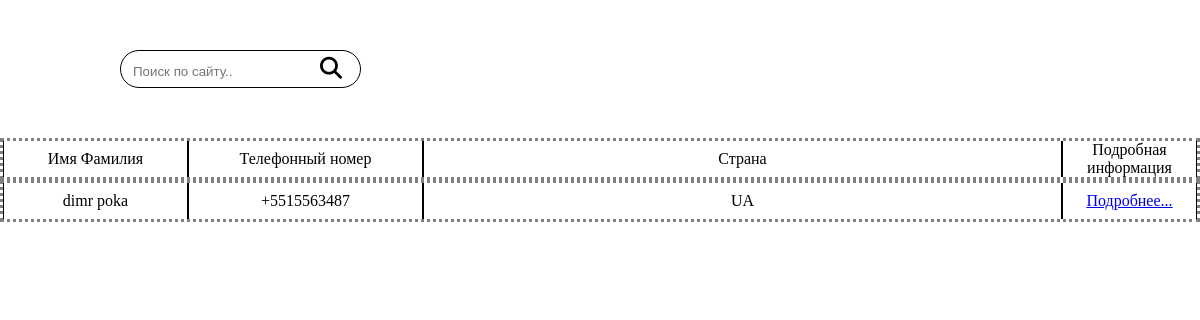
Before: / with the older database file.
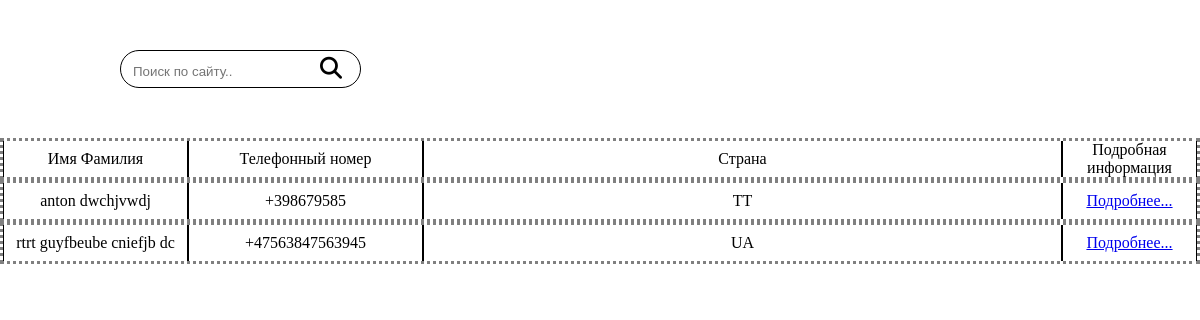
After: the same page with the newer database file.
### core/models.py (models this page shows, shortened)
class Record(models.Model):
    name = models.CharField('Имя', max_length=100, unique=True)
    last_name = models.CharField('Фамилия', max_length=100, unique=True)
    country = CountryField('Страна', default='UA', blank=True, null=True)
    city = models.CharField('Город', max_length=100, blank=True, null=True)
    street = models.CharField('Улица', max_length=100, blank=True, null=True)
    phone_regex = RegexValidator(regex=r'^\+?1?\d{9,15}$', message="Телефонный номер должен быть в формате: '+999999999'. Допускается до 15 цифр.")
    phone_number = models.CharField('Телефонный номер', validators=[phone_regex], max_length=17) # валидатор должен быть списком    URL (опциональное поле, с валидацией)
    created = models.DateTimeField('Запись добавлена', default=timezone.now)
    is_active = models.BooleanField(default=True, verbose_name='Видимость для пользователя')
    class Meta:
        verbose_name = 'Запись в адресной книге'
        verbose_name_plural = 'Записи в адресной книге'

### core/views.py (the view)
# urls.py: 2. Add a URL to urlpatterns:  path('', views.home, name='home')
def home(request):
    record_list = Record.objects.filter(is_active=True).order_by('-created')
    if request.method == 'POST':
        form = RecordForm(request.POST)
        if form.is_valid():
            form.save()
    else:
        form = RecordForm()
    return render(request, 'records/records_list.html', locals())

### core/forms.py
class RecordForm(ModelForm):
    name = forms.CharField(label='Имя')
    city = forms.CharField(label='Город')
    street = forms.CharField(label='Улица')
    phone_number = forms.CharField(label='Телефонный номер')
    class Meta:
        model = Record
        fields = ['name',
                  'country', 'city', 'street',
                  'phone_number']

### templates/records/records_list.html (shortened to what this page needs)
{% extends 'base.html' %}
{% block content %}
    <div class="table">
        <div class="header">
            <div class="search">
                <form action="{% url 'search_results' %}" id="search">
                    <input type="search" name="q" placeholder="Поиск по сайту..">
                    <button>
                        <i class="fa fa-search" aria-hidden="true"></i>
                    </button>
                </form>
            </div>
        </div>
        {% if record_list %}
            <div class="head">
                <div class="row">
                    <div class="col">
                        Имя Фамилия
                    </div>
                    <div class="col">
                        Телефонный номер
                    </div>
                    <div class="col">
                        Страна
                    </div>
                    <div class="col">
                        Подробная информация
                    </div>
                </div>
            </div>
            <div class="body">
                {% for record in record_list %}
                    <div class="row">
                        <div class="col">
                            {{ record.name }} {{ record.last_name }}
                        </div>
                        <div class="col">
                            {{ record.phone_number }}
                        </div>
                        <div class="col">
                            {% if record.country %}
                                {{ record.country }}
                            {% else %}
                                Неизвестно
                            {% endif %}
                        </div>
                        <div class="col">
                            <a href="{% url 'record_detail' record_id=record.id %}">
                                Подробнее...
                            </a>
                        </div>
                    </div>
                {% endfor %}
            </div>
        {% else %}
            <div class="nothing-found">
                <div class="title">
                    Ничего не найдено
                </div>
            </div>
        {% endif %}
        </div>
{% endblock content %}

### templates/base.html (shortened to what this page needs)
<!doctype html>
{% load static %}
<html lang="en">
<head>
    <link rel="stylesheet" href="{% static 'css/main.css' %}">
</head>
<body>
    {% block content %}
    {% endblock content %}
</body>
</html>

### static/css/main.css (style rules this page uses)
html,body { height: 100%; }
body { margin: 0; padding: 0; overflow-x: hidden; }
.row { display: flex; flex-wrap: wrap; align-items: center; border: dotted 3px gray; }
.row .col { border-right: solid 1px black ; border-left: solid 1px black; min-height: 36px; display: flex; align-items: center; padding: 0 4px; justify-content: center; }
.row .col:nth-of-type(1) { flex: none; width: 175px; }
.row .col:nth-of-type(2) { flex: none; width: 225px; }
.row .col:nth-of-type(3) { flex: 2; }
.row .col:nth-of-type(4) { flex: none; text-align: center; width: 125px; }
.table { width: 100%; height: 100%; }
.header { display: flex; justify-content: space-between; padding: 50px 10vw; }
.search { display: flex; border: solid 1px black; align-items: center; height: 36px; border-radius: 20px; padding: 0 12px; }
.search input { outline: none; padding: 4px 0; border: none; margin: auto; }
.search button { background-color: transparent; border: none; outline: none; cursor: pointer; font-size: 22px; }

Changed rows visible on the page:
removed Record: name "dimr", last_name "poka", phone_number "+5515563487", country "UA"
added Record: name "anton", last_name "dwchjvwdj", phone_number "+398679585", country "TT"
added Record: name "rtrt guyfbeube", last_name "cniefjb dc", phone_number "+47563847563945", country "UA"
